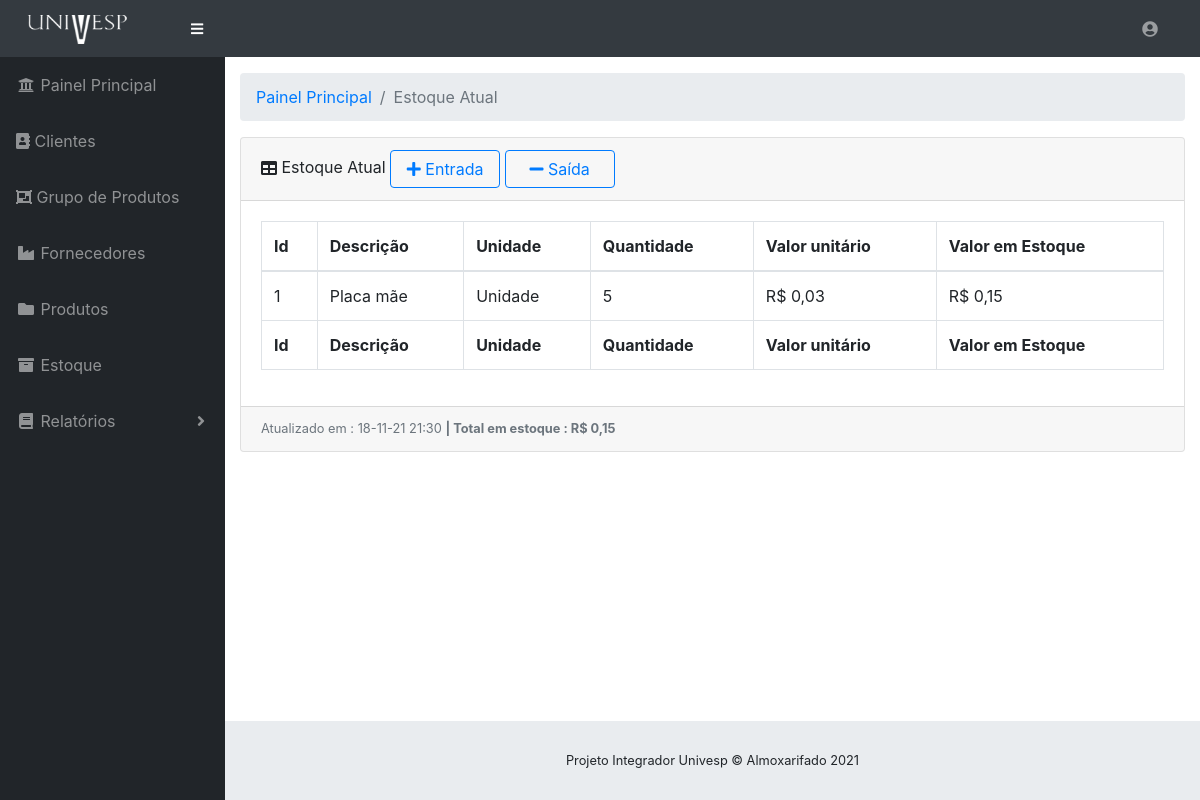
Page /view/lista_estoque.php (signed in) on the committed database.
### tables this page shows
CREATE TABLE IF NOT EXISTS `produtos` (
  `codigo` int(11) NOT NULL AUTO_INCREMENT,
  `descricao` varchar(100) DEFAULT NULL,
  `quantidade` varchar(60) DEFAULT NULL,
  `unidade` varchar(60) DEFAULT NULL,
  `fornecedor` int(11) NOT NULL,
  `grupo` int(11) NOT NULL,
  `data_cadastro` datetime DEFAULT CURRENT_TIMESTAMP,
  `data_alteracao` datetime DEFAULT NULL,
  `responsavel` varchar(80) DEFAULT NULL,
  `valor_unidade` decimal(10,2) DEFAULT NULL,
  PRIMARY KEY (`codigo`),
  KEY `fornecedor_id_fk_prod` (`fornecedor`) USING BTREE,
  KEY `grupo_id_fk_prod` (`grupo`) USING BTREE
);

### view/lista_estoque.php (the view, shortened to what this page needs)
<?php
require "../dao/conexao.php";
$sql_estoque = "SELECT p.codigo,p.descricao,p.unidade,p.data_cadastro,p.quantidade,p.fornecedor,p.valor_unidade,
f.nome,f.id
FROM produtos AS p
INNER JOIN fornecedores as f
ON p.fornecedor=f.id";
$result_estoque = mysqli_query($conexao, $sql_estoque);
$sql_total2 = "SELECT SUM(valor_unidade*quantidade) as total FROM produtos";
$result_total2 = mysqli_query($conexao, $sql_total2);
?>
<!DOCTYPE html>
<html lang="pt-BR">
<head>
  <link href="../vendor/fontawesome-free/css/all.min.css" rel="stylesheet" type="text/css">
  <link href="../vendor/datatables/dataTables.bootstrap4.css" rel="stylesheet">
  <link href="../css/sb-admin.css" rel="stylesheet">
</head>
<body id="page-top">
  <?php
  include_once "nav.php";
  ?>
  <div id="wrapper">
    <?php
    include_once "menu.php";
    ?>
    <div id="content-wrapper">
      <div class="container-fluid">
        <ol class="breadcrumb">
          <li class="breadcrumb-item">
            <a href="painel.php">Painel Principal</a>
          </li>
          <li class="breadcrumb-item active">Estoque Atual</li>
        </ol>
        <div class="card mb-3">
          <div class="card-header">
            <i class="fas fa-table"></i>
              Estoque Atual
            <button type="button" data-toggle="modal" style="width:110px;" data-target="#modal_entrada" class="btn btn-outline-primary canto"> <i class="fa fa-plus" aria-hidden="true"></i> Entrada</button>
             <button type="button" data-toggle="modal" style="width:110px;;" data-target="#modal_saida" class="btn btn-outline-primary canto"> <i class="fa fa-minus" aria-hidden="true"></i> Saída</button>
              </div>
          <div class="card-body">
            <div class="table-responsive">
              <table class="table table-bordered" id="dataTable" width="100%" cellspacing="0">
                <thead>
                  <tr>
                    <th>Id</th>
                    <th>Descrição</th>
                    <th>Unidade</th>
                    <th>Quantidade</th>
                    <th>Valor unitário</th>
                    <th>Valor em Estoque</th>
                  </tr>
                </thead>
                <tfoot>
                  <tr>
                    <th>Id</th>
                    <th>Descrição</th>
                    <th>Unidade</th>
                    <th>Quantidade</th>
                    <th>Valor unitário</th>
                    <th>Valor em Estoque</th>
                  </tr>
                </tfoot>
                <tbody>
                  <?php while ($dados_estoque = mysqli_fetch_array($result_estoque)) {
                    $valor_estoque = ($dados_estoque['quantidade'] * $dados_estoque['valor_unidade']);
                    $valor_unidade_formatado = number_format($dados_estoque['valor_unidade'], 2, ',', '.');
                    $valor_estoque_formatado = number_format($valor_estoque, 2, ',', '.');
                    echo "<tr>";
                    echo "<td> " . $dados_estoque['codigo'] . "</td>";
                    echo "<td> " . $dados_estoque['descricao'] . "</td>";
                    echo "<td> " . $dados_estoque['unidade'] . "</td>";
                    echo "<td> " . $dados_estoque['quantidade'] . "</td>";
                    echo "<td> " . "R$ " . $valor_unidade_formatado . "</td>";
                    echo "<td> " . "R$ " . $valor_estoque_formatado . "</td>";
                    echo "</tr>";
                  }
                  ?>
                </tbody>
              </table>
            </div>
          </div>
          <div class="card-footer small text-muted">
            Atualizado em :
            <?php date_default_timezone_set('America/Sao_Paulo');
            $date = date('d-m-y H:i');
            echo $date; ?>
            <?php while ($dados_total2 = mysqli_fetch_array($result_total2)) {
              ?> <strong> | Total em estoque : R$ <?php
              $valor_total_formatado2 = number_format($dados_total2['total'], 2, ',', '.');
              echo $valor_total_formatado2; ?></strong>
            <?php
            }
            ?>
          </div>
        </div>
      </div>
    </div>
    <footer class="sticky-footer">
      <div class="container my-auto">
        <div class="copyright text-center my-auto">
        <span>Projeto Integrador Univesp © Almoxarifado 2021</span>
        </div>
      </div>
    </footer>
  </div>
</body>
</html>

### rows in the picture
produtos: codigo "1", descricao "Placa mãe", unidade "Unidade", quantidade "5", valor_unidade "0,03", valor_estoque_formatado "0,15"

### other values in the picture
$valor_total_formatado2 "0,15"
